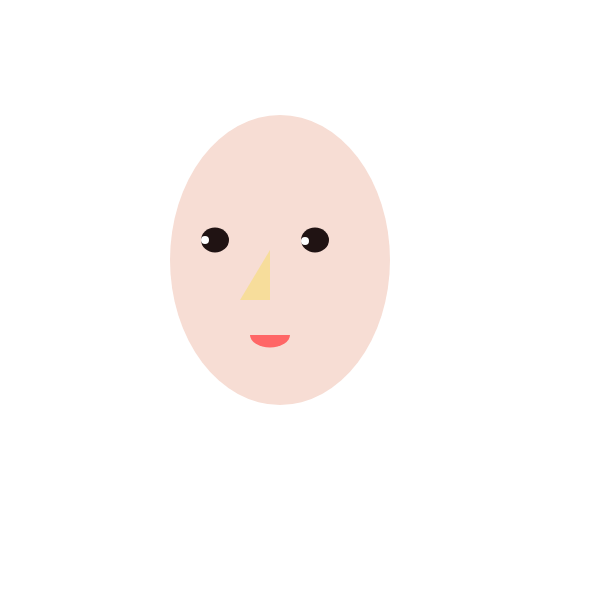
Frame 1 (no input)
Frame 60 (no input): identical to frame 1, image omitted
Frame 120 (the mouse pressed at the canvas centre since frame 60): identical to frame 1, image omitted

The p5.js sketch that drew this single still picture (run headless with seeded random() and noise() and a simulated clock; from frame 60 on, the mouse is pressed at the canvas centre):

// p5.js sketch
// ── sketch.js
//creating canvas
function setup() {
  createCanvas(600, 600);
}
//creating a background  
function draw() {
  background(255);

  //Drawing a Face 
  noStroke()
  fill(247, 221, 212);
  ellipse(280, 260, 220, 290);

  //Drawing Eyes
  strokeWeight(1)
  fill(32, 19, 19);
  ellipse(215, 240, 28, 25); //left eye
  ellipse(315, 240, 28, 25); //right eye

  //Dreawing Eyeballs
  noStroke()
  fill(255)
  ellipse(205, 240, 8, 8); //left eyeball
  ellipse(305, 241, 8, 8); //right eyeball

  //Drawing a Nose
  fill(247, 221, 155)
  triangle(270, 250, 270, 300, 240, 300);

  //Drawing a Mouth
  fill(255, 102, 102);
  arc(270, 335, 40, 25, 0, PI);

}
// ── project 1 html.html
<!DOCTYPE html>
<html>
	<head>
	     <script src="https://cdn.jsdelivr.net/npm/p5@1.1.9/lib/p5.js"></script>  
	</head>
	<body>	
    <script src="sketch.js"></script>
    SELF POTRAIT
	</body>
</html>
